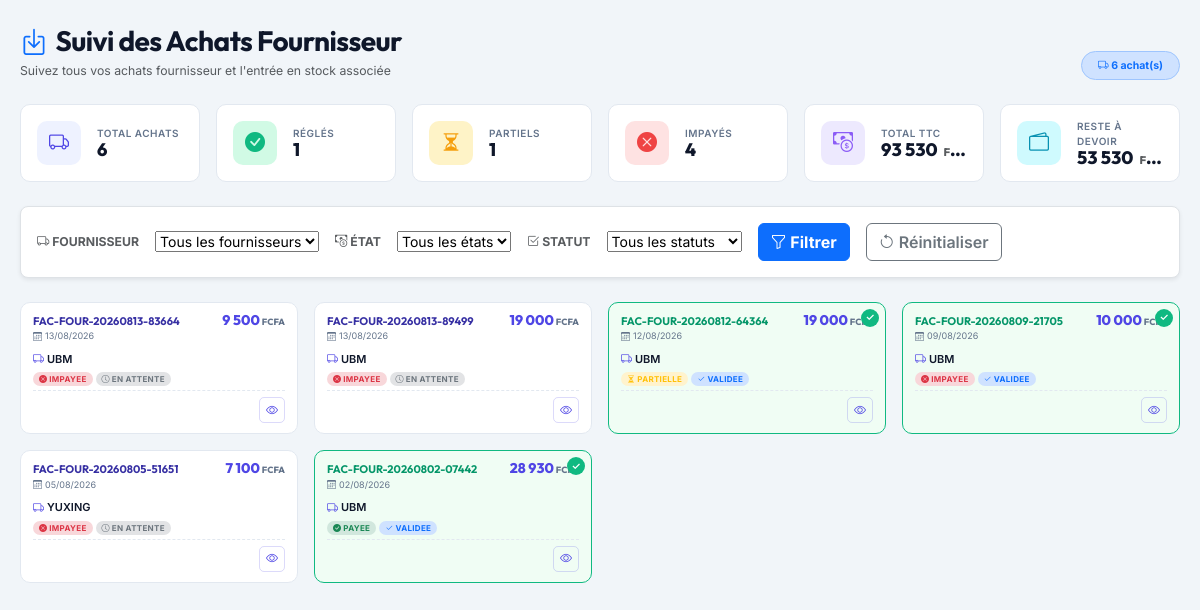
The page /views/commande/suivi_achat.php on the database its author committed.
### tables this page shows
CREATE TABLE IF NOT EXISTS `facture` (
  `numero_facture` varchar(100) NOT NULL,
  `titre_facture` varchar(300) NOT NULL,
  `type_facture` varchar(100) NOT NULL,
  `categorie_facture` enum('Facture','Bon','Devis','AvoirClient','AvoirFournisseur') NOT NULL DEFAULT 'Bon',
  `date_facture` date NOT NULL,
  `montant_ht` decimal(10,2) NOT NULL,
  `taxe` decimal(10,2) NOT NULL,
  `remise` decimal(10,2) NOT NULL,
  `montant_ttc` decimal(10,2) NOT NULL,
  `avance` decimal(10,2) NOT NULL,
  `reste` decimal(10,2) NOT NULL,
  `contact_id` varchar(100) NOT NULL,
  `utilisateur_id` varchar(100) NOT NULL,
  `etat_facture` enum('Impayee','Partielle','Payee cash','Payee') NOT NULL DEFAULT 'Impayee',
  `statut_facture` enum('En attente','Validee','Annule') NOT NULL DEFAULT 'En attente',
  `reference_id` varchar(100) DEFAULT NULL COMMENT 'Devis d''origine si ce Bon vient d''un devis transformé, ou Facture d''origine si c''est un Avoir',
  PRIMARY KEY (`numero_facture`)
);

CREATE TABLE IF NOT EXISTS `contact` (
  `code_contact` varchar(100) NOT NULL,
  `nom_prenom_contact` varchar(300) NOT NULL,
  `telephone_contact` varchar(100) NOT NULL,
  `email_contact` varchar(100) NOT NULL,
  `type_contact` varchar(100) NOT NULL,
  `statut_contact` varchar(100) NOT NULL,
  `solde_contact` decimal(10,2) DEFAULT '0.00',
  `solde_maximum` decimal(10,2) DEFAULT '0.00',
  `adresse_contact` varchar(100) DEFAULT NULL,
  `etat_contact` enum('Actif','Inactif') NOT NULL DEFAULT 'Actif',
  PRIMARY KEY (`code_contact`)
);

### views/commande/suivi_achat.php (the view, shortened to what this page needs)
<?php
require 'databases/database.php';
function getEtatBadge($etat) {
    $etatLower = strtolower($etat);
    if ($etatLower === 'payee' || $etatLower === 'payee cash') return ['success', 'check-circle-fill'];
    if ($etatLower === 'partielle') return ['warning', 'hourglass-split'];
    if ($etatLower === 'impayee') return ['danger', 'x-circle-fill'];
    return ['secondary', 'question-circle'];
}
function getStatutBadge($statut) {
    return strtolower($statut) === 'validee' ? 'primary' : 'secondary';
}
$totalAchats = $pdo->query("SELECT COUNT(*) FROM facture f INNER JOIN contact c ON f.contact_id = c.code_contact WHERE c.type_contact = 'Fournisseur'")->fetchColumn();
$payees = $pdo->query("SELECT COUNT(*) FROM facture f INNER JOIN contact c ON f.contact_id = c.code_contact WHERE c.type_contact = 'Fournisseur' AND f.etat_facture IN ('Payee', 'Payee cash')")->fetchColumn();
$partielles = $pdo->query("SELECT COUNT(*) FROM facture f INNER JOIN contact c ON f.contact_id = c.code_contact WHERE c.type_contact = 'Fournisseur' AND f.etat_facture = 'Partielle'")->fetchColumn();
$impayees = $pdo->query("SELECT COUNT(*) FROM facture f INNER JOIN contact c ON f.contact_id = c.code_contact WHERE c.type_contact = 'Fournisseur' AND f.etat_facture = 'Impayee'")->fetchColumn();
$totalMontant = $pdo->query("SELECT SUM(f.montant_ttc) FROM facture f INNER JOIN contact c ON f.contact_id = c.code_contact WHERE c.type_contact = 'Fournisseur'")->fetchColumn() ?? 0;
$totalReste = $pdo->query("SELECT SUM(f.reste) FROM facture f INNER JOIN contact c ON f.contact_id = c.code_contact WHERE c.type_contact = 'Fournisseur'")->fetchColumn() ?? 0;
?>
<!DOCTYPE html>
<html lang="fr">
<head>
    <link href="https://cdn.jsdelivr.net/npm/bootstrap@5.3.2/dist/css/bootstrap.min.css" rel="stylesheet">
    <link href="https://cdn.jsdelivr.net/npm/bootstrap-icons@1.11.3/font/bootstrap-icons.css" rel="stylesheet">
    <link rel="stylesheet" href="https://cdn.jsdelivr.net/npm/bootstrap-select@1.14.0-beta3/dist/css/bootstrap-select.min.css">
</head>
<body>
<div class="W">
    <div class="d-flex flex-wrap justify-content-between align-items-end mb-4 gap-2">
        <div>
            <h1 class="h3 fw-bold mb-1"><i class="bi bi-box-arrow-in-down text-primary me-2"></i>Suivi des Achats Fournisseur</h1>
            <p class="text-muted small mb-0">Suivez tous vos achats fournisseur et l'entrée en stock associée</p>
        </div>
        <span class="badge rounded-pill bg-primary-subtle text-primary border border-primary-subtle px-3 py-2">
            <i class="bi bi-truck"></i> <?= $totalAchats ?> achat(s)
        </span>
    </div>
    <div class="row g-3 mb-4">
        <?php
        $stats = [
            ['primary', 'truck', 'Total achats', $totalAchats, ''],
            ['success', 'check-circle-fill', 'Réglés', $payees, ''],
            ['warning', 'hourglass-split', 'Partiels', $partielles, ''],
            ['danger', 'x-circle-fill', 'Impayés', $impayees, ''],
            ['purple', 'cash-coin', 'Total TTC', number_format($totalMontant, 0, ',', ' '), ' FCFA'],
            ['info', 'wallet2', 'Reste à devoir', number_format($totalReste, 0, ',', ' '), ' FCFA'],
        ];
        $colorMap = [
            'primary' => ['var(--color-primary-soft)', 'var(--color-primary)'],
            'success' => ['var(--color-success-soft)', 'var(--color-success)'],
            'warning' => ['var(--color-warning-soft)', 'var(--color-warning)'],
            'danger' => ['var(--color-danger-soft)', 'var(--color-danger)'],
            'purple' => ['var(--color-purple-soft)', 'var(--color-purple)'],
            'info' => ['var(--color-info-soft)', 'var(--color-info)'],
        ];
        foreach ($stats as $s):
            $bg = $colorMap[$s[0]][0];
            $fg = $colorMap[$s[0]][1];
        ?>
        <div class="col-6 col-md-4 col-xl-2">
            <div class="stat-card d-flex align-items-center gap-3 h-100">
                <div class="stat-icon" style="background: <?= $bg ?>; color: <?= $fg ?>;">
                    <i class="bi bi-<?= $s[1] ?>"></i>
                </div>
                <div class="flex-grow-1 overflow-hidden">
                    <div class="stat-label"><?= $s[2] ?></div>
                    <div class="stat-value text-truncate"><?= $s[3] ?><?php if ($s[4]): ?><small class="text-muted ms-1" style="font-size:11px;"><?= $s[4] ?></small><?php endif; ?></div>
                </div>
            </div>
        </div>
        <?php endforeach; ?>
    </div>
    <div class="bg-white border rounded-3 p-3 mb-4 shadow-sm">
        <form id="searchForm" onsubmit="return false;">
            <div class="d-flex flex-wrap align-items-center gap-3">
                <label for="fournisseurFilter" class="text-uppercase small fw-bold text-muted mb-0"><i class="bi bi-truck"></i> Fournisseur</label>
                <select id="fournisseurFilter" class="selectpicker" data-live-search="true" data-live-search-placeholder="Rechercher un fournisseur...">
                    <option value="">Tous les fournisseurs</option>
                </select>
                <label for="etatFilter" class="text-uppercase small fw-bold text-muted mb-0"><i class="bi bi-cash-coin"></i> État</label>
                <select id="etatFilter" class="selectpicker">
                    <option value="">Tous les états</option>
                </select>
                <label for="statutFilter" class="text-uppercase small fw-bold text-muted mb-0"><i class="bi bi-check2-square"></i> Statut</label>
                <select id="statutFilter" class="selectpicker">
                    <option value="">Tous les statuts</option>
                </select>
                <button type="button" class="btn btn-primary fw-bold" id="filterBtn"><i class="bi bi-funnel"></i> Filtrer</button>
                <button type="button" class="btn btn-outline-secondary fw-semibold" id="resetBtn"><i class="bi bi-arrow-counterclockwise"></i> Réinitialiser</button>
            </div>
        </form>
    </div>
    <div class="row g-3" id="facturesGrid">
        <?php
        $sql = "SELECT f.*, c.nom_prenom_contact FROM facture f INNER JOIN contact c ON f.contact_id = c.code_contact WHERE c.type_contact = 'Fournisseur' ORDER BY f.date_facture DESC";
        $factures = $pdo->query($sql)->fetchAll(PDO::FETCH_ASSOC);
        if (empty($factures)):
        ?>
        <div class="col-12">
            <div class="bg-white border border-dashed rounded-3 p-5 text-center text-muted">
                <i class="bi bi-inbox d-block mb-2" style="font-size:56px;opacity:.2;"></i>
                <h5 class="text-dark">Aucun achat trouvé</h5>
                <p class="small mb-0">Les achats apparaîtront ici dès leur enregistrement.</p>
            </div>
        </div>
        <?php else: foreach($factures as $row):
            $etatBadge = getEtatBadge($row['etat_facture']);
            $isValidee = (strtolower($row['statut_facture']) === 'validee');
        ?>
        <div class="col-12 col-md-6 col-lg-4 col-xl-3 facture-item"
             data-client="<?= htmlspecialchars($row['contact_id'] ?? '') ?>"
             data-etat="<?= htmlspecialchars($row['etat_facture'] ?? '') ?>"
             data-statut="<?= htmlspecialchars($row['statut_facture'] ?? '') ?>"
             data-id="<?= htmlspecialchars($row['numero_facture']) ?>">
            <div class="facture-card <?= $isValidee ? 'validated' : '' ?>">
                <div class="fc-top">
                    <div>
                        <div class="fc-number"><?= htmlspecialchars($row['numero_facture']) ?></div>
                        <div class="fc-date"><i class="bi bi-calendar3"></i> <?= date('d/m/Y', strtotime($row['date_facture'])) ?></div>
                    </div>
                    <div class="fc-amount"><?= number_format($row['montant_ttc'], 0, ',', ' ') ?><small>FCFA</small></div>
                </div>
                <div class="fc-middle">
                    <div class="fc-client">
                        <i class="bi bi-truck"></i>
                        <span><?= htmlspecialchars($row['nom_prenom_contact'] ?? 'N/C') ?></span>
                    </div>
                    <div class="fc-badges">
                        <span class="badge-pill bg-<?= $etatBadge[0] ?>-subtle text-<?= $etatBadge[0] ?>">
                            <i class="bi bi-<?= $etatBadge[1] ?>" style="font-size:8px;"></i> <?= $row['etat_facture'] ?>
                        </span>
                        <span class="badge-pill bg-<?= getStatutBadge($row['statut_facture']) ?>-subtle text-<?= getStatutBadge($row['statut_facture']) ?>">
                            <i class="bi bi-<?= $isValidee ? 'check2' : 'clock' ?>" style="font-size:8px;"></i> <?= $row['statut_facture'] ?>
                        </span>
                    </div>
                </div>
                <div class="fc-bottom">
                    <button class="icon-btn view voir-facture" data-id="<?= $row['numero_facture'] ?>" data-tooltip="Voir détails" title="Voir détails"><i class="bi bi-eye"></i></button>
                </div>
            </div>
        </div>
        <?php endforeach; endif; ?>
    </div>
</div>
<div class="position-fixed top-0 end-0 p-3" style="z-index:2000;">
</div>
</body>
</html>

### rows shown on the page
facture: numero_facture "FAC-FOUR-20260813-83664", date_facture "13/08/2026", montant_ttc "9 500", contact.nom_prenom_contact "UBM", etat_facture "IMPAYEE", statut_facture "EN ATTENTE"
facture: numero_facture "FAC-FOUR-20260813-89499", date_facture "13/08/2026", montant_ttc "19 000", contact.nom_prenom_contact "UBM", etat_facture "IMPAYEE", statut_facture "EN ATTENTE"
facture: numero_facture "FAC-FOUR-20260812-64364", date_facture "12/08/2026", montant_ttc "19 000", contact.nom_prenom_contact "UBM", etat_facture "PARTIELLE", statut_facture "VALIDEE"
facture: numero_facture "FAC-FOUR-20260809-21705", date_facture "09/08/2026", montant_ttc "10 000", contact.nom_prenom_contact "UBM", etat_facture "IMPAYEE", statut_facture "VALIDEE"
facture: numero_facture "FAC-FOUR-20260805-51651", date_facture "05/08/2026", montant_ttc "7 100", contact.nom_prenom_contact "YUXING", etat_facture "IMPAYEE", statut_facture "EN ATTENTE"
facture: numero_facture "FAC-FOUR-20260802-07442", date_facture "02/08/2026", montant_ttc "28 930", contact.nom_prenom_contact "UBM", etat_facture "PAYEE", statut_facture "VALIDEE"

### other values the page prints
$totalAchats "6"
$s[2] "TOTAL ACHATS"
$s[3] "6"
$s[2] "RÉGLÉS"
$s[3] "1"
$s[2] "PARTIELS"
$s[2] "IMPAYÉS"
$s[3] "4"
$s[2] "TOTAL TTC"
$s[3] "93 530"
$s[4] "F…"
$s[2] "RESTE À DEVOIR"
$s[3] "53 530"
